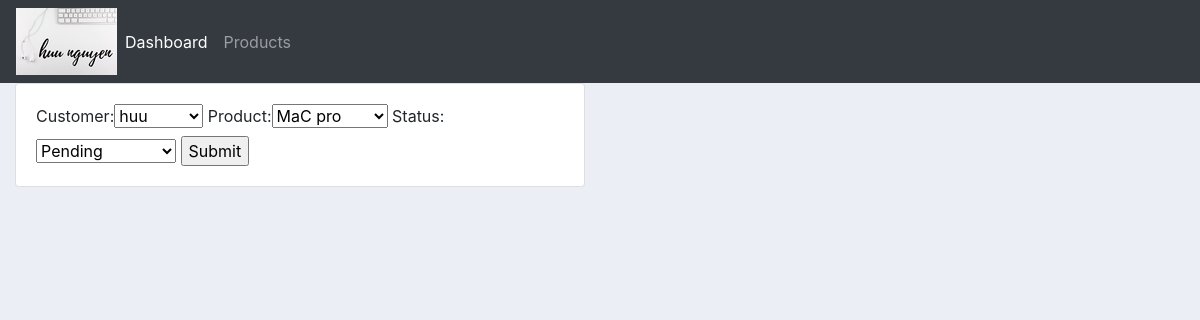
The page /update_order/1/ on the database its author committed.
### database_crud/models.py (models this page shows, shortened)
class Order(models.Model):
	STATUS = (
			('Pending', 'Pending'),
			('Out for delivery', 'Out for delivery'),
			('Delivered', 'Delivered'),
			)
	customer = models.ForeignKey(Customer, null=True, on_delete= models.SET_NULL)
	product = models.ForeignKey(Product, null=True, on_delete= models.SET_NULL)
	date_created = models.DateTimeField(auto_now_add=True, null=True)
	status = models.CharField(max_length=200, null=True, choices=STATUS)

### database_crud/views.py (the view)
# urls.py: path('update_order/<str:pk>/', views.updateOrder, name="update_order"),
def updateOrder(request, pk):
	order = Order.objects.get(id=pk)
	form = OrderForm(instance=order)
	if request.method == 'POST':
		form = OrderForm(request.POST, instance=order)
		if form.is_valid():
			form.save()
			return redirect('/')
	context = {'form':form}
	return render(request, 'pages/order_form.html', context)

### database_crud/forms.py
class OrderForm(ModelForm):
	class Meta:
		model = Order
		fields = '__all__'

### database_crud/models.py (called while the page is built)
	def __str__(self):
		return self.name

	def __str__(self):
		return self.name

### database_crud/templates/pages/order_form.html (shortened to what this page needs)
{%  extends 'pages/main.html' %}
{% load static %}
{% block content %}
<div class="row">
	<div class="col-md-6">
		<div class="card card-body">
			<form action="" method="POST">
				{{form}}
				<input type="submit" name="Submit">
			</form>
		</div>
	</div>
</div>
{% endblock %}

### static/css/main.css (style rules this page uses)
body { background-color: #ebeff5; }

### rows shown on the page
Order: customer "huu", product "MaC pro", status "Pending"
